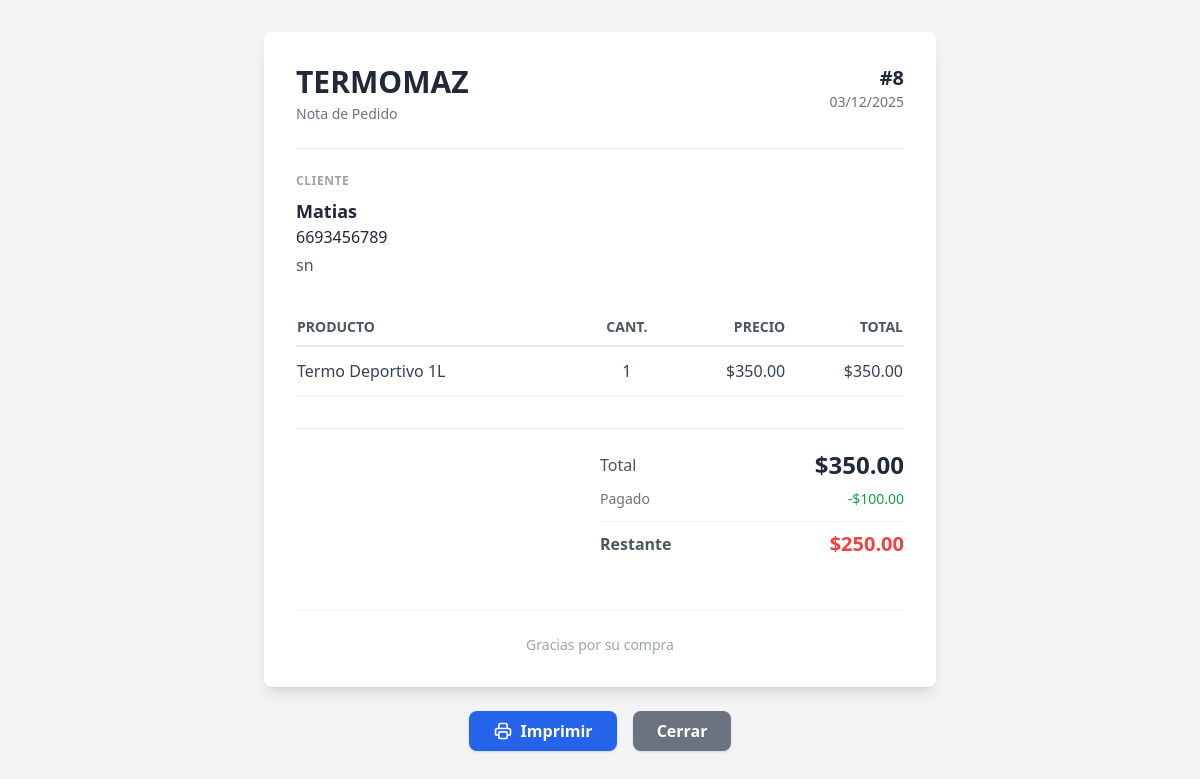
/orders/8/note, run on an earlier commit of the app's database.
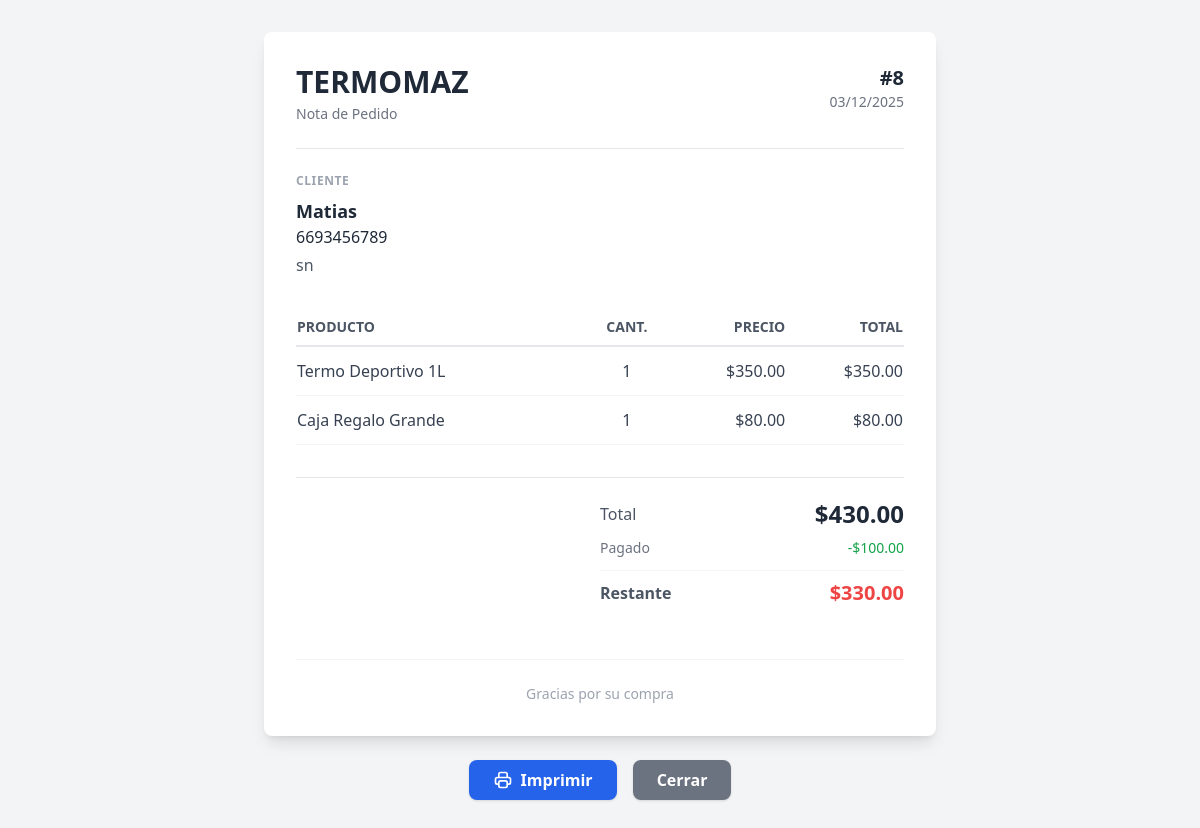
And on a later commit of the database.
### models.py (models this page shows)
class Order(db.Model):
    id = db.Column(db.Integer, primary_key=True)
    client_id = db.Column(db.Integer, db.ForeignKey('client.id'), nullable=False)
    client = db.relationship('Client', backref=db.backref('orders', lazy=True))
    date = db.Column(db.DateTime, default=datetime.utcnow)
    status = db.Column(db.String(20), default='Pending') # Pending, Completed, Cancelled
    total = db.Column(db.Float, default=0.0)
    paid_amount = db.Column(db.Float, default=0.0)
    payment_status = db.Column(db.String(20), default='Pending') # Pending, Partial, Paid
    shipping_address = db.Column(db.String(200))
    items = db.relationship('OrderItem', backref='order', lazy=True, cascade="all, delete-orphan")

class Client(db.Model):
    id = db.Column(db.Integer, primary_key=True)
    name = db.Column(db.String(100), nullable=False)
    phone = db.Column(db.String(20))
    email = db.Column(db.String(100))
    address = db.Column(db.String(200))
    created_at = db.Column(db.DateTime, default=datetime.utcnow)

class OrderItem(db.Model):
    id = db.Column(db.Integer, primary_key=True)
    order_id = db.Column(db.Integer, db.ForeignKey('order.id'), nullable=False)
    product_id = db.Column(db.Integer, db.ForeignKey('product.id'), nullable=False)
    product = db.relationship('Product')
    quantity = db.Column(db.Integer, nullable=False)
    price_at_time = db.Column(db.Float, nullable=False)

class Product(db.Model):
    id = db.Column(db.Integer, primary_key=True)
    name = db.Column(db.String(100), nullable=False)
    description = db.Column(db.Text)
    price = db.Column(db.Float, nullable=False)
    stock = db.Column(db.Integer, default=0)
    category = db.Column(db.String(50)) # 'thermos', 'box', 'other'
    created_at = db.Column(db.DateTime, default=datetime.utcnow)

### app.py (the view)
@app.route('/orders/<int:id>/note')
def order_note(id):
    order = Order.query.get_or_404(id)
    return render_template('order_note.html', order=order)

### templates/order_note.html (shortened to what this page needs)
<!DOCTYPE html>
<html lang="es">
<head>
    <script src="https://cdn.tailwindcss.com"></script>
</head>
<body class="bg-gray-100 min-h-screen p-8">
    <div class="max-w-2xl mx-auto bg-white p-8 shadow-lg rounded-lg" id="printable-area">
        <div class="flex justify-between items-start border-b border-gray-200 pb-6 mb-6">
            <div>
                <h1 class="text-3xl font-bold text-gray-800">TERMOMAZ</h1>
                <p class="text-gray-500 text-sm mt-1">Nota de Pedido</p>
            </div>
            <div class="text-right">
                <p class="text-xl font-bold text-gray-800">#{{ order.id }}</p>
                <p class="text-gray-500 text-sm">{{ order.date.strftime('%d/%m/%Y') }}</p>
            </div>
        </div>
        <div class="mb-8">
            <h2 class="text-xs font-bold text-gray-400 uppercase tracking-wider mb-2">Cliente</h2>
            <div class="text-gray-800">
                <p class="font-bold text-lg">{{ order.client.name }}</p>
                <p>{{ order.client.phone }}</p>
                <p class="text-gray-600 mt-1">{{ order.shipping_address or 'Sin dirección de envío' }}</p>
            </div>
        </div>
        <table class="w-full mb-8">
            <thead>
                <tr class="border-b-2 border-gray-200">
                    <th class="text-left py-2 text-sm font-bold text-gray-600 uppercase">Producto</th>
                    <th class="text-center py-2 text-sm font-bold text-gray-600 uppercase">Cant.</th>
                    <th class="text-right py-2 text-sm font-bold text-gray-600 uppercase">Precio</th>
                    <th class="text-right py-2 text-sm font-bold text-gray-600 uppercase">Total</th>
                </tr>
            </thead>
            <tbody class="text-gray-700">
                {% for item in order.items %}
                <tr class="border-b border-gray-100">
                    <td class="py-3">{{ item.product.name }}</td>
                    <td class="text-center py-3">{{ item.quantity }}</td>
                    <td class="text-right py-3">${{ "%.2f"|format(item.price_at_time) }}</td>
                    <td class="text-right py-3 font-medium">${{ "%.2f"|format(item.price_at_time * item.quantity) }}
                    </td>
                </tr>
                {% endfor %}
            </tbody>
        </table>
        <div class="flex justify-end border-t border-gray-200 pt-4">
            <div class="w-1/2">
                <div class="flex justify-between items-center py-1">
                    <span class="text-gray-600">Total</span>
                    <span class="text-2xl font-bold text-gray-800">${{ "%.2f"|format(order.total) }}</span>
                </div>
                {% if order.paid_amount > 0 %}
                <div class="flex justify-between items-center py-1 text-sm">
                    <span class="text-gray-500">Pagado</span>
                    <span class="text-green-600 font-medium">-${{ "%.2f"|format(order.paid_amount) }}</span>
                </div>
                <div class="flex justify-between items-center py-1 border-t border-gray-100 mt-2 pt-2">
                    <span class="text-gray-600 font-bold">Restante</span>
                    <span class="text-xl font-bold text-red-500">${{ "%.2f"|format(order.total - order.paid_amount)
                        }}</span>
                </div>
                {% endif %}
            </div>
        </div>
        <div class="mt-12 text-center text-sm text-gray-400 border-t border-gray-100 pt-6">
            <p>Gracias por su compra</p>
        </div>
    </div>
    <div class="max-w-2xl mx-auto mt-6 flex justify-center gap-4 no-print">
        <button onclick="window.print()"
            class="bg-blue-600 hover:bg-blue-700 text-white font-bold py-2 px-6 rounded-lg shadow transition-colors flex items-center gap-2">
            Imprimir
        </button>
        <button onclick="window.close()"
            class="bg-gray-500 hover:bg-gray-600 text-white font-bold py-2 px-6 rounded-lg shadow transition-colors">
            Cerrar
        </button>
    </div>
</body>
</html>

What changed in the data, as far as the page shows it:
changed Order "sn": total "350.00" → "430.00"; order.total-order.paid_amount "250.00" → "330.00"
added OrderItem: product.name "Caja Regalo Grande", quantity "1", price_at_time "80.00", item.price_at_time*item.quantity "80.00"
